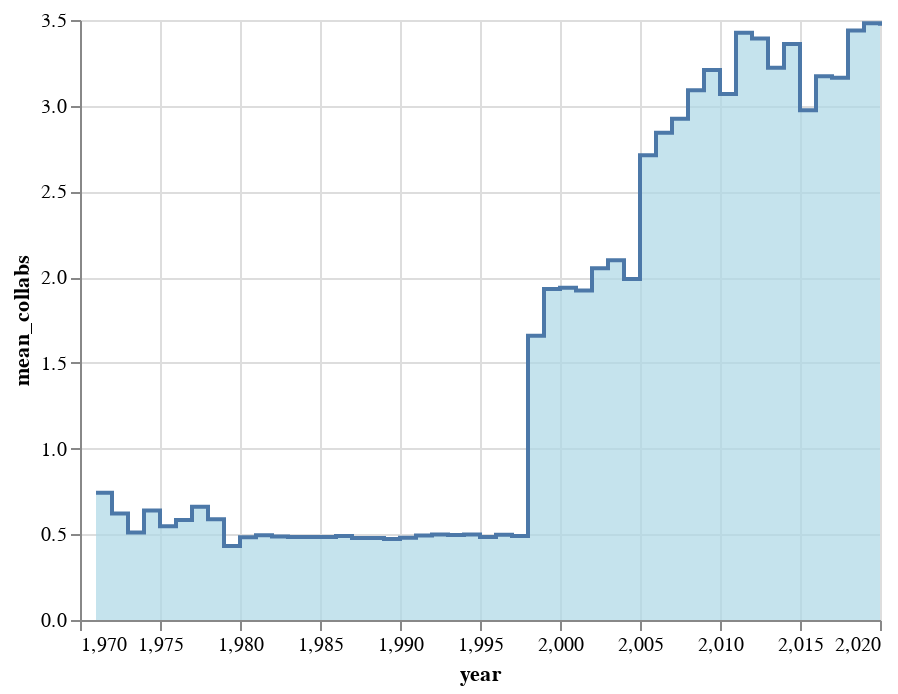

The cell this chart's notebook holds for it:
### Code cell
alt.Chart(df_summary).mark_area(
    color="lightblue",
    interpolate='step-after',
    line=True
).encode(
    x='year',
    y='mean_collabs'
)

### Figure 1 — Vega-Lite specification as saved in the notebook (floating-point values rounded to 4 significant figures)
{"config": {"view": {"continuousWidth": 400, "continuousHeight": 300}}, "data": {"name": "data-db74778010134993643cce71a89b72e6"}, "mark": {"type": "area", "color": "lightblue", "interpolate": "step-after", "line": true}, "encoding": {"x": {"type": "quantitative", "field": "year"}, "y": {"type": "quantitative", "field": "mean_collabs"}}, "$schema": "https://vega.github.io/schema/vega-lite/v4.8.1.json", "datasets": {"data-db74778010134993643cce71a89b72e6": [{"year": 1971, "n_authors": 35, "n_papers": 28, "n_authors_per_paper": 1.5, "n_papers_per_author": 1.2, "n_collabs": 13, "n_isolates": 12, "mean_collabs": 0.7429, "largest_component": 0.1143}, {"year": 1972, "n_authors": 58, "n_papers": 42, "n_authors_per_paper": 1.429, "n_papers_per_author": 1.034, "n_collabs": 18, "n_isolates": 22, "mean_collabs": 0.6207, "largest_component": 0.03448}, {"year": 1973, "n_authors": 47, "n_papers": 36, "n_authors_per_paper": 1.333, "n_papers_per_author": 1.021, "n_collabs": 12, "n_isolates": 23, "mean_collabs": 0.5106, "largest_component": 0.04255}, {"year": 1974, "n_authors": 47, "n_papers": 34, "n_authors_per_paper": 1.441, "n_papers_per_author": 1.043, "n_collabs": 15, "n_isolates": 17, "mean_collabs": 0.6383, "largest_component": 0.04255}, {"year": 1975, "n_authors": 161, "n_papers": 131, "n_authors_per_paper": 1.359, "n_papers_per_author": 1.106, "n_collabs": 44, "n_isolates": 74, "mean_collabs": 0.5466, "largest_component": 0.01863}, {"year": 1976, "n_authors": 120, "n_papers": 96, "n_authors_per_paper": 1.375, "n_papers_per_author": 1.1, "n_collabs": 35, "n_isolates": 54, "mean_collabs": 0.5833, "largest_component": 0.03333}, {"year": 1977, "n_authors": 103, "n_papers": 81, "n_authors_per_paper": 1.432, "n_papers_per_author": 1.126, "n_collabs": 34, "n_isolates": 38, "mean_collabs": 0.6602, "largest_component": 0.02913}, {"year": 1978, "n_authors": 34, "n_papers": 28, "n_authors_per_paper": 1.357, "n_papers_per_author": 1.118, "n_collabs": 10, "n_isolates": 14, "mean_collabs": 0.5882, "largest_component": 0.05882}, {"year": 1979, "n_authors": 8860, "n_papers": 7996, "n_authors_per_paper": 1.248, "n_papers_per_author": 1.126, "n_collabs": 1914, "n_isolates": 5197, "mean_collabs": 0.4321, "largest_component": 0.0006772}, {"year": 1980, "n_authors": 15717, "n_papers": 15008, "n_authors_per_paper": 1.265, "n_papers_per_author": 1.208, "n_collabs": 3797, "n_isolates": 8707, "mean_collabs": 0.4832, "largest_component": 0.000509}, {"year": 1981, "n_authors": 15820, "n_papers": 15090, "n_authors_per_paper": 1.271, "n_papers_per_author": 1.212, "n_collabs": 3909, "n_isolates": 8603, "mean_collabs": 0.4942, "largest_component": 0.0006321}, {"year": 1982, "n_authors": 13248, "n_papers": 12408, "n_authors_per_paper": 1.271, "n_papers_per_author": 1.191, "n_collabs": 3231, "n_isolates": 7205, "mean_collabs": 0.4878, "largest_component": 0.0006793}, {"year": 1983, "n_authors": 14570, "n_papers": 13565, "n_authors_per_paper": 1.272, "n_papers_per_author": 1.184, "n_collabs": 3527, "n_isolates": 7947, "mean_collabs": 0.4841, "largest_component": 0.0004804}, {"year": 1984, "n_authors": 14422, "n_papers": 13707, "n_authors_per_paper": 1.268, "n_papers_per_author": 1.206, "n_collabs": 3488, "n_isolates": 7955, "mean_collabs": 0.4837, "largest_component": 0.0007627}, {"year": 1985, "n_authors": 14106, "n_papers": 13415, "n_authors_per_paper": 1.268, "n_papers_per_author": 1.205, "n_collabs": 3418, "n_isolates": 7728, "mean_collabs": 0.4846, "largest_component": 0.0005671}, {"year": 1986, "n_authors": 14348, "n_papers": 13360, "n_authors_per_paper": 1.272, "n_papers_per_author": 1.185, "n_collabs": 3513, "n_isolates": 7740, "mean_collabs": 0.4897, "largest_component": 0.000697}, {"year": 1987, "n_authors": 14471, "n_papers": 13475, "n_authors_per_paper": 1.269, "n_papers_per_author": 1.181, "n_collabs": 3466, "n_isolates": 7976, "mean_collabs": 0.479, "largest_component": 0.0008983}, {"year": 1988, "n_authors": 13647, "n_papers": 12683, "n_authors_per_paper": 1.268, "n_papers_per_author": 1.179, "n_collabs": 3265, "n_isolates": 7483, "mean_collabs": 0.4785, "largest_component": 0.0005129}, {"year": 1989, "n_authors": 15746, "n_papers": 14852, "n_authors_per_paper": 1.26, "n_papers_per_author": 1.189, "n_collabs": 3721, "n_isolates": 8757, "mean_collabs": 0.4726, "largest_component": 0.0004446}, {"year": 1990, "n_authors": 15161, "n_papers": 14224, "n_authors_per_paper": 1.266, "n_papers_per_author": 1.187, "n_collabs": 3636, "n_isolates": 8336, "mean_collabs": 0.4797, "largest_component": 0.0005277}, {"year": 1991, "n_authors": 15641, "n_papers": 14467, "n_authors_per_paper": 1.278, "n_papers_per_author": 1.182, "n_collabs": 3851, "n_isolates": 8415, "mean_collabs": 0.4924, "largest_component": 0.0005115}, {"year": 1992, "n_authors": 15973, "n_papers": 14889, "n_authors_per_paper": 1.278, "n_papers_per_author": 1.192, "n_collabs": 3978, "n_isolates": 8567, "mean_collabs": 0.4981, "largest_component": 0.0005008}, {"year": 1993, "n_authors": 15768, "n_papers": 14683, "n_authors_per_paper": 1.279, "n_papers_per_author": 1.191, "n_collabs": 3910, "n_isolates": 8438, "mean_collabs": 0.4959, "largest_component": 0.0005074}, {"year": 1994, "n_authors": 17965, "n_papers": 16970, "n_authors_per_paper": 1.275, "n_papers_per_author": 1.204, "n_collabs": 4480, "n_isolates": 9653, "mean_collabs": 0.4987, "largest_component": 0.000835}, {"year": 1995, "n_authors": 17882, "n_papers": 16748, "n_authors_per_paper": 1.269, "n_papers_per_author": 1.189, "n_collabs": 4327, "n_isolates": 9758, "mean_collabs": 0.484, "largest_component": 0.0005033}, {"year": 1996, "n_authors": 17514, "n_papers": 16117, "n_authors_per_paper": 1.28, "n_papers_per_author": 1.178, "n_collabs": 4354, "n_isolates": 9343, "mean_collabs": 0.4972, "largest_component": 0.0003997}, {"year": 1997, "n_authors": 17462, "n_papers": 15988, "n_authors_per_paper": 1.278, "n_papers_per_author": 1.17, "n_collabs": 4282, "n_isolates": 9388, "mean_collabs": 0.4904, "largest_component": 0.0004009}, {"year": 1998, "n_authors": 21557, "n_papers": 14482, "n_authors_per_paper": 1.758, "n_papers_per_author": 1.181, "n_collabs": 17871, "n_isolates": 6230, "mean_collabs": 1.658, "largest_component": 0.004685}, {"year": 1999, "n_authors": 26441, "n_papers": 17212, "n_authors_per_paper": 1.864, "n_papers_per_author": 1.213, "n_collabs": 25535, "n_isolates": 6745, "mean_collabs": 1.931, "largest_component": 0.004992}, {"year": 2000, "n_authors": 26663, "n_papers": 17873, "n_authors_per_paper": 1.847, "n_papers_per_author": 1.238, "n_collabs": 25841, "n_isolates": 6901, "mean_collabs": 1.938, "largest_component": 0.006038}, {"year": 2001, "n_authors": 24505, "n_papers": 15853, "n_authors_per_paper": 1.86, "n_papers_per_author": 1.203, "n_collabs": 23559, "n_isolates": 6347, "mean_collabs": 1.923, "largest_component": 0.005672}, {"year": 2002, "n_authors": 28411, "n_papers": 18486, "n_authors_per_paper": 1.913, "n_papers_per_author": 1.244, "n_collabs": 29155, "n_isolates": 6718, "mean_collabs": 2.052, "largest_component": 0.02946}, {"year": 2003, "n_authors": 27480, "n_papers": 17449, "n_authors_per_paper": 1.929, "n_papers_per_author": 1.225, "n_collabs": 28829, "n_isolates": 6391, "mean_collabs": 2.098, "largest_component": 0.004803}, {"year": 2004, "n_authors": 11193, "n_papers": 6432, "n_authors_per_paper": 1.932, "n_papers_per_author": 1.11, "n_collabs": 11136, "n_isolates": 2806, "mean_collabs": 1.99, "largest_component": 0.005092}, {"year": 2005, "n_authors": 33034, "n_papers": 18775, "n_authors_per_paper": 2.242, "n_papers_per_author": 1.274, "n_collabs": 44784, "n_isolates": 5384, "mean_collabs": 2.711, "largest_component": 0.09136}, {"year": 2006, "n_authors": 34145, "n_papers": 18837, "n_authors_per_paper": 2.3, "n_papers_per_author": 1.269, "n_collabs": 48534, "n_isolates": 5061, "mean_collabs": 2.843, "largest_component": 0.07846}, {"year": 2007, "n_authors": 47580, "n_papers": 28125, "n_authors_per_paper": 2.254, "n_papers_per_author": 1.332, "n_collabs": 69576, "n_isolates": 7609, "mean_collabs": 2.925, "largest_component": 0.1646}, {"year": 2008, "n_authors": 59667, "n_papers": 35104, "n_authors_per_paper": 2.318, "n_papers_per_author": 1.364, "n_collabs": 92181, "n_isolates": 8751, "mean_collabs": 3.09, "largest_component": 0.2003}, {"year": 2009, "n_authors": 70702, "n_papers": 41251, "n_authors_per_paper": 2.32, "n_papers_per_author": 1.354, "n_collabs": 113433, "n_isolates": 10591, "mean_collabs": 3.209, "largest_component": 0.2118}, {"year": 2010, "n_authors": 65676, "n_papers": 37039, "n_authors_per_paper": 2.34, "n_papers_per_author": 1.32, "n_collabs": 100742, "n_isolates": 9570, "mean_collabs": 3.068, "largest_component": 0.1823}, {"year": 2011, "n_authors": 67938, "n_papers": 36226, "n_authors_per_paper": 2.488, "n_papers_per_author": 1.327, "n_collabs": 116363, "n_isolates": 8740, "mean_collabs": 3.426, "largest_component": 0.2069}, {"year": 2012, "n_authors": 66880, "n_papers": 35059, "n_authors_per_paper": 2.496, "n_papers_per_author": 1.308, "n_collabs": 113423, "n_isolates": 8323, "mean_collabs": 3.392, "largest_component": 0.2006}, {"year": 2013, "n_authors": 41771, "n_papers": 19696, "n_authors_per_paper": 2.556, "n_papers_per_author": 1.205, "n_collabs": 67267, "n_isolates": 5049, "mean_collabs": 3.221, "largest_component": 0.08073}, {"year": 2014, "n_authors": 68363, "n_papers": 37226, "n_authors_per_paper": 2.456, "n_papers_per_author": 1.337, "n_collabs": 114852, "n_isolates": 8417, "mean_collabs": 3.36, "largest_component": 0.2105}, {"year": 2015, "n_authors": 67181, "n_papers": 36610, "n_authors_per_paper": 2.38, "n_papers_per_author": 1.297, "n_collabs": 99874, "n_isolates": 8830, "mean_collabs": 2.973, "largest_component": 0.1344}, {"year": 2016, "n_authors": 72588, "n_papers": 38588, "n_authors_per_paper": 2.455, "n_papers_per_author": 1.305, "n_collabs": 115138, "n_isolates": 8665, "mean_collabs": 3.172, "largest_component": 0.1615}, {"year": 2017, "n_authors": 73079, "n_papers": 38305, "n_authors_per_paper": 2.479, "n_papers_per_author": 1.299, "n_collabs": 115579, "n_isolates": 8428, "mean_collabs": 3.163, "largest_component": 0.1701}, {"year": 2018, "n_authors": 71355, "n_papers": 35528, "n_authors_per_paper": 2.581, "n_papers_per_author": 1.285, "n_collabs": 122699, "n_isolates": 7367, "mean_collabs": 3.439, "largest_component": 0.1816}, {"year": 2019, "n_authors": 75879, "n_papers": 36992, "n_authors_per_paper": 2.642, "n_papers_per_author": 1.288, "n_collabs": 132042, "n_isolates": 7256, "mean_collabs": 3.48, "largest_component": 0.1909}, {"year": 2020, "n_authors": 77282, "n_papers": 37152, "n_authors_per_paper": 2.659, "n_papers_per_author": 1.278, "n_collabs": 133958, "n_isolates": 7373, "mean_collabs": 3.467, "largest_component": 0.1917}]}}
